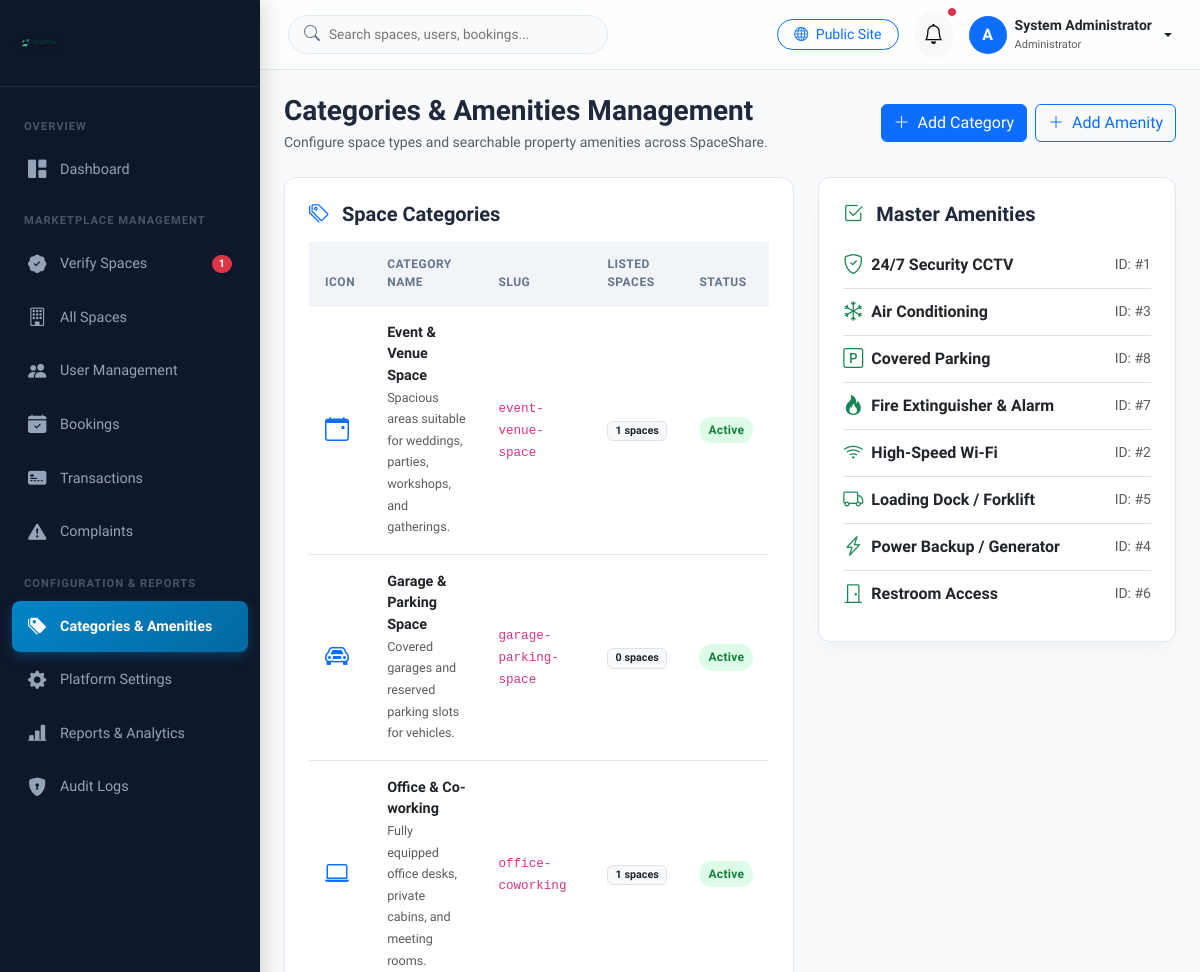
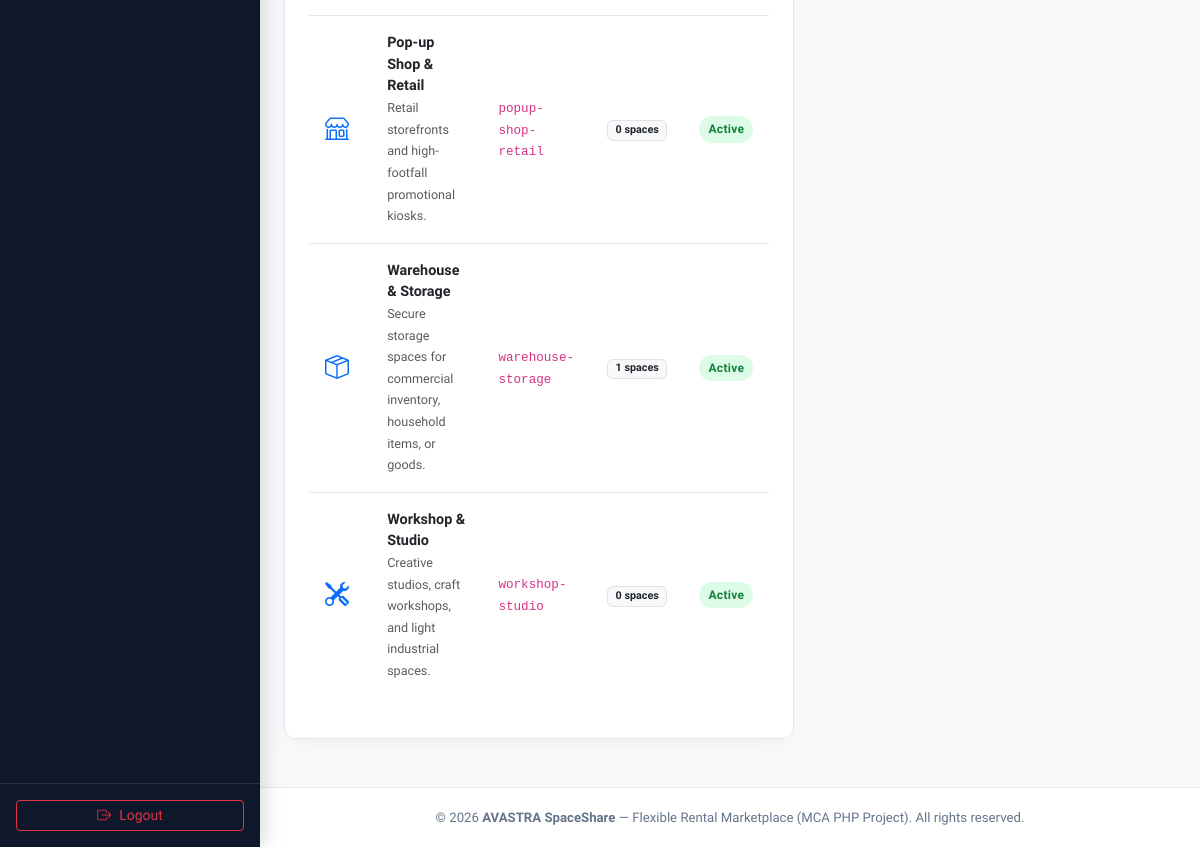
Screenshot of /admin/categories.php (signed in) with the database file from the repository (2 pictures, top to bottom).
### tables this page shows
CREATE TABLE IF NOT EXISTS `categories` (
  `id` INT AUTO_INCREMENT PRIMARY KEY,
  `name` VARCHAR(100) NOT NULL UNIQUE,
  `slug` VARCHAR(120) NOT NULL UNIQUE,
  `description` TEXT DEFAULT NULL,
  `icon` VARCHAR(100) DEFAULT 'bi-building',
  `is_active` TINYINT(1) DEFAULT 1,
  `created_at` TIMESTAMP DEFAULT CURRENT_TIMESTAMP
);

CREATE TABLE IF NOT EXISTS `amenities` (
  `id` INT AUTO_INCREMENT PRIMARY KEY,
  `name` VARCHAR(100) NOT NULL,
  `icon` VARCHAR(100) DEFAULT 'bi-check-circle',
  `created_at` TIMESTAMP DEFAULT CURRENT_TIMESTAMP
);

### admin/categories.php (the view, shortened to what this page needs)
<?php
require_once __DIR__ . '/includes/header.php';
require_once __DIR__ . '/includes/sidebar.php';
$db = Database::getInstance();
$categories = $db->query("SELECT c.*, (SELECT COUNT(*) FROM spaces WHERE category_id = c.id) AS spaces_count FROM categories c ORDER BY name ASC")->fetchAll();
$amenities = $db->query("SELECT * FROM amenities ORDER BY name ASC")->fetchAll();
?>
<div id="admin-main">
    <?php require_once __DIR__ . '/includes/navbar.php'; ?>
    <main class="p-4">
        <div class="d-flex justify-content-between align-items-center mb-4">
            <div>
                <h3 class="fw-bold mb-1">Categories & Amenities Management</h3>
                <p class="text-muted small mb-0">Configure space types and searchable property amenities across SpaceShare.</p>
            </div>
            <div class="d-flex gap-2">
                <button class="btn btn-primary" data-bs-toggle="modal" data-bs-target="#addCategoryModal">
                    <i class="bi bi-plus-lg me-1"></i> Add Category
                </button>
                <button class="btn btn-outline-primary" data-bs-toggle="modal" data-bs-target="#addAmenityModal">
                    <i class="bi bi-plus-lg me-1"></i> Add Amenity
                </button>
            </div>
        </div>
        <div class="row g-4">
            <div class="col-lg-7">
                <div class="admin-card">
                    <h5 class="fw-bold mb-3"><i class="bi bi-tags me-2 text-primary"></i> Space Categories</h5>
                    <div class="table-responsive">
                        <table class="table table-custom align-middle">
                            <thead>
                                <tr>
                                    <th>Icon</th>
                                    <th>Category Name</th>
                                    <th>Slug</th>
                                    <th>Listed Spaces</th>
                                    <th>Status</th>
                                </tr>
                            </thead>
                            <tbody>
                                <?php foreach ($categories as $cat): ?>
                                    <tr>
                                        <td><i class="bi <?= htmlspecialchars($cat['icon']); ?> fs-4 text-primary"></i></td>
                                        <td>
                                            <div class="fw-bold text-dark"><?= htmlspecialchars($cat['name']); ?></div>
                                            <small class="text-muted"><?= htmlspecialchars($cat['description']); ?></small>
                                        </td>
                                        <td><code><?= htmlspecialchars($cat['slug']); ?></code></td>
                                        <td><span class="badge bg-light text-dark border"><?= $cat['spaces_count']; ?> spaces</span></td>
                                        <td>
                                            <span class="badge-status <?= $cat['is_active'] ? 'active' : 'blocked'; ?>">
                                                <?= $cat['is_active'] ? 'Active' : 'Disabled'; ?>
                                            </span>
                                        </td>
                                    </tr>
                                <?php endforeach; ?>
                            </tbody>
                        </table>
                    </div>
                </div>
            </div>
            <div class="col-lg-5">
                <div class="admin-card">
                    <h5 class="fw-bold mb-3"><i class="bi bi-check2-square me-2 text-success"></i> Master Amenities</h5>
                    <div class="list-group list-group-flush">
                        <?php foreach ($amenities as $am): ?>
                            <div class="list-group-item d-flex align-items-center justify-content-between px-0 py-2">
                                <div class="d-flex align-items-center gap-2">
                                    <i class="bi <?= htmlspecialchars($am['icon']); ?> text-success fs-5"></i>
                                    <span class="fw-semibold"><?= htmlspecialchars($am['name']); ?></span>
                                </div>
                                <small class="text-muted">ID: #<?= $am['id']; ?></small>
                            </div>
                        <?php endforeach; ?>
                    </div>
                </div>
            </div>
        </div>
    </main>
<?php require_once __DIR__ . '/includes/footer.php'; ?>

### assets/css/admin.css (style rules this page uses)
:root { --admin-primary: #0052cc; --admin-primary-hover: #0747a6; --admin-accent: #00b8d9; --admin-dark-bg: #091e42; --admin-sidebar-bg: #0f172a; --admin-sidebar-hover: #1e293b; --admin-sidebar-text: #94a3b8; --admin-sidebar-active: #38bdf8; --admin-body-bg: #f8fafc; --admin-card-bg: #ffffff; --admin-text-main: #1e293b; --admin-text-muted: #64748b; --admin-border-color: #e2e8f0; --admin-radius: 12px; --admin-shadow: 0 10px 25px -5px rgba(0, 0, 0, 0.05), 0 8px 10px -6px rgba(0, 0, 0, 0.01); --admin-glass-bg: rgba(255, 255, 255, 0.75); --admin-glass-border: rgba(255, 255, 255, 0.18); }
body { font-family: 'Plus Jakarta Sans', -apple-system, BlinkMacSystemFont, sans-serif; background-color: var(--admin-body-bg); color: var(--admin-text-main); overflow-x: hidden; }
#admin-main { margin-left: 260px; flex-grow: 1; display: flex; flex-direction: column; min-width: 0; transition: margin 0.3s ease; }
.admin-card { background: var(--admin-card-bg); border-radius: var(--admin-radius); border: 1px solid var(--admin-border-color); box-shadow: var(--admin-shadow); padding: 1.5rem; margin-bottom: 1.5rem; transition: transform 0.2s ease, box-shadow 0.2s ease; }
.table-custom { width: 100%; border-collapse: separate; border-spacing: 0; }
.table-custom th { background: #f1f5f9; color: var(--admin-text-muted); font-weight: 700; font-size: 0.75rem; text-transform: uppercase; letter-spacing: 0.5px; padding: 0.85rem 1rem; border-bottom: 1px solid var(--admin-border-color); }
.table-custom td { padding: 1rem; border-bottom: 1px solid var(--admin-border-color); vertical-align: middle; font-size: 0.9rem; }
.table-custom tr:last-child td { border-bottom: none; }
.badge-status { padding: 0.35em 0.75em; border-radius: 20px; font-size: 0.75rem; font-weight: 700; letter-spacing: 0.3px; display: inline-flex; align-items: center; gap: 4px; }
.badge-status.approved, .badge-status.active, .badge-status.completed { background: #dcfce7; color: #15803d; }

### rows the page displays
categories: name "Event & Venue Space", description "Spacious areas suitable for weddings, parties, workshops, and gatherings.", slug "event-venue-space", spaces_count "1", is_active "Active"
categories: name "Garage & Parking Space", description "Covered garages and reserved parking slots for vehicles.", slug "garage-parking-space", spaces_count "0", is_active "Active"
categories: name "Office & Co-working", description "Fully equipped office desks, private cabins, and meeting rooms.", slug "office-coworking", spaces_count "1", is_active "Active"
categories: name "Pop-up Shop & Retail", description "Retail storefronts and high-footfall promotional kiosks.", slug "popup-shop-retail", spaces_count "0", is_active "Active"
categories: name "Warehouse & Storage", description "Secure storage spaces for commercial inventory, household items, or goods.", slug "warehouse-storage", spaces_count "1", is_active "Active"
categories: name "Workshop & Studio", description "Creative studios, craft workshops, and light industrial spaces.", slug "workshop-studio", spaces_count "0", is_active "Active"
amenities: name "24/7 Security CCTV", id "1"
amenities: name "Air Conditioning", id "3"
amenities: name "Covered Parking", id "8"
amenities: name "Fire Extinguisher & Alarm", id "7"
amenities: name "High-Speed Wi-Fi", id "2"
amenities: name "Loading Dock / Forklift", id "5"
amenities: name "Power Backup / Generator", id "4"
amenities: name "Restroom Access", id "6"

### other values shown
$pendingCount "1"
$currentUser['full_name'] "System Administrator"
